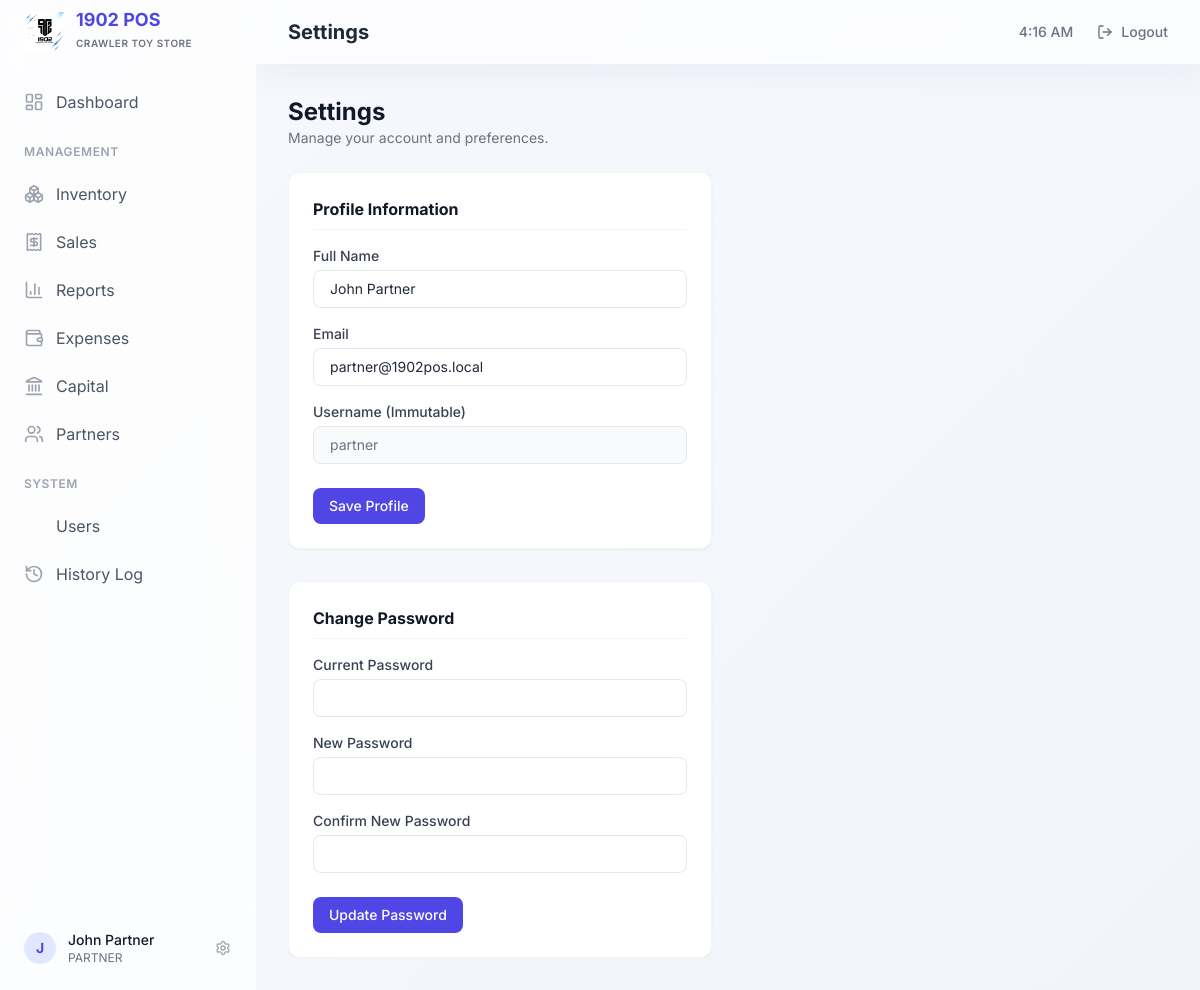
The page /settings/index.php (signed in) on the database its author committed.
### tables this page shows
CREATE TABLE IF NOT EXISTS `users` (
    `id` INT AUTO_INCREMENT PRIMARY KEY,
    `name` VARCHAR(100) NOT NULL,
    `username` VARCHAR(50) NOT NULL UNIQUE,
    `email` VARCHAR(100) NOT NULL UNIQUE,
    `password` VARCHAR(255) NOT NULL,
    `role` ENUM('ADMIN', 'PARTNER', 'STAFF') NOT NULL DEFAULT 'STAFF',
    `status` ENUM('ACTIVE', 'INACTIVE') NOT NULL DEFAULT 'ACTIVE',
    `created_at` DATETIME DEFAULT CURRENT_TIMESTAMP,
    `updated_at` DATETIME DEFAULT CURRENT_TIMESTAMP ON UPDATE CURRENT_TIMESTAMP,
    `last_login` DATETIME NULL
);

### settings/index.php (the view, shortened to what this page needs)
<?php
require_once '../includes/header.php';
require_once '../includes/sidebar.php';
require_once '../includes/db.php';
$user_id = $_SESSION['user_id'];
$stmt = $pdo->prepare("SELECT * FROM users WHERE id = ?");
$stmt->execute([$user_id]);
$user = $stmt->fetch();
?>
<div class="max-w-7xl mx-auto flex flex-col h-[calc(100vh-8rem)]">
    <div class="mb-6 shrink-0">
        <h2 class="text-2xl font-bold text-gray-900">Settings</h2>
        <p class="text-gray-500 text-sm">Manage your account and preferences.</p>
    </div>
    <div class="flex-1 overflow-y-auto">
        <div class="grid grid-cols-1 lg:grid-cols-2 gap-8">
            <div class="space-y-8">
                <div class="bg-white rounded-xl shadow-sm border border-gray-100 p-6">
                    <h3 class="font-bold text-gray-900 mb-4 border-b border-gray-100 pb-2">Profile Information</h3>
                    <form method="POST">
                        <div class="mb-4">
                            <label class="block text-sm font-medium text-gray-700 mb-1">Full Name</label>
                            <input type="text" name="name" value="<?= htmlspecialchars($user['name']) ?>" class="w-full px-4 py-2 border border-gray-200 rounded-lg focus:ring-indigo-500 focus:border-indigo-500 text-sm" required>
                        </div>
                        <div class="mb-4">
                            <label class="block text-sm font-medium text-gray-700 mb-1">Email</label>
                            <input type="email" name="email" value="<?= htmlspecialchars($user['email']) ?>" class="w-full px-4 py-2 border border-gray-200 rounded-lg focus:ring-indigo-500 focus:border-indigo-500 text-sm" required>
                        </div>
                        <div class="mb-6">
                            <label class="block text-sm font-medium text-gray-700 mb-1">Username (Immutable)</label>
                            <input type="text" value="<?= htmlspecialchars($user['username']) ?>" class="w-full px-4 py-2 border border-gray-200 rounded-lg bg-gray-50 text-gray-500 text-sm" disabled>
                        </div>
                        <button type="submit" class="bg-indigo-600 text-white font-medium py-2 px-4 rounded-lg hover:bg-indigo-700 transition text-sm">Save Profile</button>
                    </form>
                </div>
                <div class="bg-white rounded-xl shadow-sm border border-gray-100 p-6">
                    <h3 class="font-bold text-gray-900 mb-4 border-b border-gray-100 pb-2">Change Password</h3>
                    <form method="POST">
                        <div class="mb-4">
                            <label class="block text-sm font-medium text-gray-700 mb-1">Current Password</label>
                            <input type="password" name="current_password" class="w-full px-4 py-2 border border-gray-200 rounded-lg focus:ring-indigo-500 focus:border-indigo-500 text-sm" required>
                        </div>
                        <div class="mb-4">
                            <label class="block text-sm font-medium text-gray-700 mb-1">New Password</label>
                            <input type="password" name="new_password" class="w-full px-4 py-2 border border-gray-200 rounded-lg focus:ring-indigo-500 focus:border-indigo-500 text-sm" required>
                        </div>
                        <div class="mb-6">
                            <label class="block text-sm font-medium text-gray-700 mb-1">Confirm New Password</label>
                            <input type="password" name="confirm_password" class="w-full px-4 py-2 border border-gray-200 rounded-lg focus:ring-indigo-500 focus:border-indigo-500 text-sm" required>
                        </div>
                        <button type="submit" class="bg-indigo-600 text-white font-medium py-2 px-4 rounded-lg hover:bg-indigo-700 transition text-sm">Update Password</button>
                    </form>
                </div>
            </div>
        </div>
    </div>
</div>
<?php require_once '../includes/footer.php'; ?>

### includes/header.php (style rules this page uses)
body { font-family: 'Inter', sans-serif; background: linear-gradient(135deg, #f6f8fd 0%, #f1f5f9 100%); background-attachment: fixed; }

### rows shown on the page
users: name "John Partner", email "partner@1902pos.local", username "partner"

### other values the page prints
substr($_SESSION['name'], 0, 1) "J"
$_SESSION['name'] "John Partner"
$_SESSION['role'] "PARTNER"
str_replace('-', ' ', $currentPage) "Settings"
